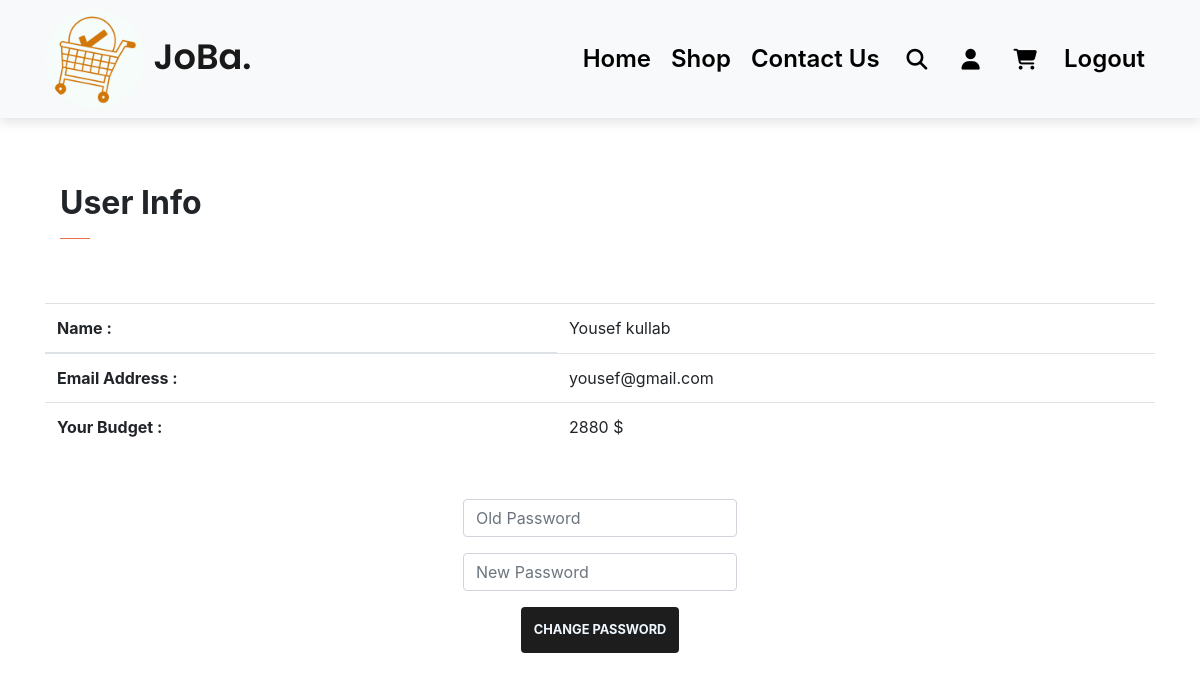
The app's page /profile (signed in) with its own data.
### JoBa/models.py (models this page shows)
class User(db.Model, UserMixin):
    id = db.Column(db.Integer, primary_key=True)
    email = db.Column(db.String(150), unique=True)
    password = db.Column(db.String(150))
    first_name = db.Column(db.String(150))
    budget = db.Column(db.Integer)
    products = db.relationship('Product')

### JoBa/auth.py (the view, shortened to what this page needs)
@auth.route("/profile", methods=["GET", "POST"])
@login_required
def profile():
    if request.method == "GET":
        return render_template("profile.html", title="JoBa-Profile", user=current_user)

### JoBa/__init__.py (called while the page is built)
def create_app():
    app = Flask(__name__)
    app.config["SECRET_KEY"] = "yousefsoftware2002engineer98"  # Use to secret you login session and your website date
    app.config["SQLALCHEMY_DATABASE_URI"] = f"sqlite:///{DB_Name}"
    db.init_app(app)
    from .views import views
    from .auth import auth
    app.register_blueprint(views, url_prefix="/")
    app.register_blueprint(auth, url_prefix="/")
    from .models import User, Product
    with app.app_context():
        db.create_all()
    login_manager = LoginManager()
    login_manager.login_view = "auth.login"
    login_manager.init_app(app)
    @login_manager.user_loader
    def load_user(id):
        return User.query.get(int(id))
    return app

### JoBa/templates/profile.html (shortened to what this page needs)
<!DOCTYPE html>
<html lang="en">
<head>
    <link rel="stylesheet" href="{{ url_for('static', filename='css/style.css')}}">
    <link rel="stylesheet" href="https://cdnjs.cloudflare.com/ajax/libs/font-awesome/6.2.0/css/all.min.css">
    <link rel="stylesheet" href="https://cdn.jsdelivr.net/npm/bootstrap@4.6.2/dist/css/bootstrap.min.css">    <link rel="stylesheet" href="https://cdnjs.cloudflare.com/ajax/libs/font-awesome/6.2.0/css/all.min.css">
</head>
<body>
  <nav class="navbar navbar-expand-lg navbar-light bg-light py-1 fixed-top">
  <div class="container">
      <a class="navbar-brand" href="/">
        <img src="static/images/logo/white.png" alt="logo" class="nav-logo">
        JoBa.
      </a>
      <div class="collapse navbar-collapse" id="navbarSupportedContent">
        <ul class="navbar-nav ml-auto">
          {% if user.is_authenticated %}
              <li class="nav-item">
                <a class="nav-link" href="/">Home</a>
              </li>
              <li class="nav-item">
                <a class="nav-link" href="shop1">Shop</a>
              </li>
              <li class="nav-item">
                <a class="nav-link" href="contact_us">Contact Us</a>
              </li>
              <li class="nav-item">
                <a class="nav-link"><i class="fa-solid fa-magnifying-glass"></i></a>
              </li>
              <li class="nav-item">
                <a class="nav-link" href="profile"><i class="fa-solid fa-user"></i></a>
              </li>
              <li class="nav-item">
                <a class="nav-link" href="cart"><i class="fa-solid fa-cart-shopping"></i></a>
              </li>
              <li class="nav-item">
                <a class="nav-link" href="logout">Logout</a>
              </li>
            {% endif %}
        </ul>
      </div>
    </div>
  </nav>
    <div class="container my-5 pt-3">
      <div class="container py-5">
        <h2 class="font-weight-bold">User Info</h2>
        <hr>
      </div>
      <table class="table mb-5">
          <thead>
            <tr>
              <th scope="col">Name :</th>
              <td scope="col">{{user.first_name}}</td>
            </tr>
          </thead>
          <tbody>
            <tr>
              <th scope="row">Email Address :</th>
              <td>{{user.email}}</td>
            </tr>
            <tr>
              <th scope="row">Your Budget :</th>
              <td>{{user.budget}} $</td>
            </tr>
          </tbody>
        </table>
        <form method="POST">
          <div class="mb-3">
              <input class="form-control mx-auto w-auto" id="password" name="my_password" placeholder="Old Password" type="password">
          </div>
          <div class="mb-3">
              <input class="form-control mx-auto w-auto" id="password" name="new_password" placeholder="New Password" type="password">
          </div>
          <div class="col text-center">
              <button class="btn btn-default" type="submit">Change Password</button>
          </div>
      </form>
    </div>
</body>
</html>

### JoBa/static/css/style.css (style rules this page uses)
* { margin: 0; padding: 0; box-sizing: border-box; }
body { font-family: 'Poppins', sans-serif; }
h2 { font-size: 1.8rem; font-weight: 600; }
button.btn { font-size: 0.8rem; font-weight: 700; outline: none; border: none; padding: 13px; text-transform: uppercase; background-color: #1d1d1d; color: aliceblue; cursor: pointer; transition: 0.3s ease; }
hr { width: 30px; height: 2px; background-color: coral; }
.navbar { font-size: 20px; top: 0; left: 0; box-shadow: 0 5px 10px rgba(0,0,0,0.1); }
.nav-logo { width: 100px; height: 100px; border-radius: 50%; }
.navbar-light .navbar-brand { font-size: 2.2rem; font-weight: 600; font-family: 'Poppins', sans-serif; }
.navbar-light .navbar-collapse .navbar-nav .nav-link { color: black; padding: 0 20px; transition: 0.3s ease; }
.navbar i { padding: 0 7px; font-size: 1.3rem; cursor: pointer; transition: 0.3s ease; }
.navbar-light .navbar-collapse .navbar-nav .nav-link { padding: 10px; font-size: 1.5rem; font-weight: 600; }

### records on screen
User: first_name "Yousef kullab", email "yousef@gmail.com", budget "2880"
